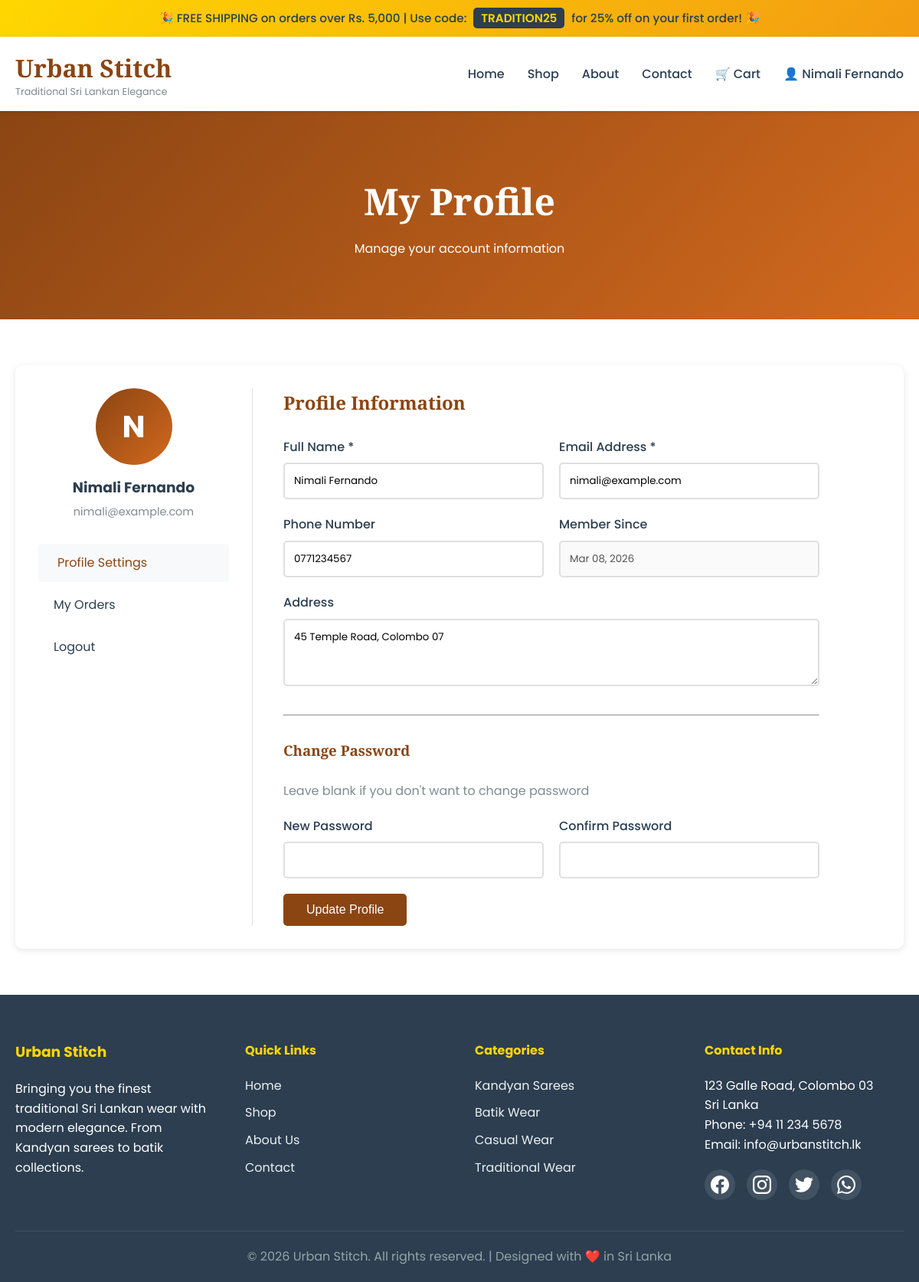
The app's page /profile.php (signed in) with its own data.
### tables this page shows
CREATE TABLE IF NOT EXISTS users (
    id INT AUTO_INCREMENT PRIMARY KEY,
    full_name VARCHAR(100) NOT NULL,
    email VARCHAR(100) NOT NULL UNIQUE,
    password VARCHAR(255) NOT NULL,
    phone VARCHAR(20),
    address TEXT,
    created_at TIMESTAMP DEFAULT CURRENT_TIMESTAMP
);

### profile.php (the view, shortened to what this page needs)
<?php
require_once 'config/database.php';
$user_id = $_SESSION['user_id'];
$user_query = mysqli_query($conn, "SELECT * FROM users WHERE id = $user_id");
$user = mysqli_fetch_assoc($user_query);
include 'includes/header.php';
?>
<section class="page-header">
    <div class="container">
        <h1>My Profile</h1>
        <p>Manage your account information</p>
    </div>
</section>
<section class="profile-section">
    <div class="container">
        <div class="profile-container">
            <div class="profile-sidebar">
                <div class="profile-avatar">
                    <div class="avatar-circle">
                        <?php echo strtoupper(substr($user['full_name'], 0, 1)); ?>
                    </div>
                    <h3><?php echo htmlspecialchars($user['full_name']); ?></h3>
                    <p><?php echo htmlspecialchars($user['email']); ?></p>
                </div>
                <div class="profile-menu">
                    <a href="profile.php" class="active">Profile Settings</a>
                    <a href="my-orders.php">My Orders</a>
                    <a href="logout.php">Logout</a>
                </div>
            </div>
            <div class="profile-content">
                <h2>Profile Information</h2>
                <form method="POST" action="profile.php" class="profile-form">
                    <div class="form-row">
                        <div class="form-group">
                            <label for="full_name">Full Name *</label>
                            <input type="text" id="full_name" name="full_name" required
                                   value="<?php echo htmlspecialchars($user['full_name']); ?>">
                        </div>
                        <div class="form-group">
                            <label for="email">Email Address *</label>
                            <input type="email" id="email" name="email" required
                                   value="<?php echo htmlspecialchars($user['email']); ?>">
                        </div>
                    </div>
                    <div class="form-row">
                        <div class="form-group">
                            <label for="phone">Phone Number</label>
                            <input type="tel" id="phone" name="phone"
                                   value="<?php echo htmlspecialchars($user['phone']); ?>">
                        </div>
                        <div class="form-group">
                            <label for="created_at">Member Since</label>
                            <input type="text" value="<?php echo date('M d, Y', strtotime($user['created_at'])); ?>" disabled>
                        </div>
                    </div>
                    <div class="form-group">
                        <label for="address">Address</label>
                        <textarea id="address" name="address" rows="3"><?php echo htmlspecialchars($user['address']); ?></textarea>
                    </div>
                    <hr style="margin: 30px 0;">
                    <h3>Change Password</h3>
                    <p style="color: #7f8c8d; margin-bottom: 20px;">Leave blank if you don't want to change password</p>
                    <div class="form-row">
                        <div class="form-group">
                            <label for="new_password">New Password</label>
                            <input type="password" id="new_password" name="new_password" minlength="6">
                        </div>
                        <div class="form-group">
                            <label for="confirm_password">Confirm Password</label>
                            <input type="password" id="confirm_password" name="confirm_password" minlength="6">
                        </div>
                    </div>
                    <button type="submit" class="btn btn-primary">Update Profile</button>
                </form>
            </div>
        </div>
    </div>
</section>
<?php
include 'includes/footer.php';
?>

### assets/css/style.css (style rules this page uses)
* { margin: 0; padding: 0; box-sizing: border-box; }
:root { --primary-color: #8B4513; --secondary-color: #D2691E; --accent-color: #FFD700; --text-dark: #2c3e50; --text-light: #7f8c8d; --bg-light: #f8f9fa; --white: #ffffff; --border-color: #e0e0e0; --success: #27ae60; --danger: #e74c3c; --warning: #f39c12; }
body { font-family: 'Poppins', sans-serif; color: var(--text-dark); line-height: 1.6; }
.container { max-width: 1200px; margin: 0 auto; padding: 0 20px; }
.btn { display: inline-block; padding: 12px 30px; border-radius: 5px; text-decoration: none; transition: all 0.3s; cursor: pointer; border: none; font-size: 1rem; font-weight: 500; }
.btn-primary { background: var(--primary-color); color: white; }
.page-header { background: linear-gradient(135deg, var(--primary-color), var(--secondary-color)); color: white; padding: 80px 0; text-align: center; }
.page-header h1 { font-family: 'Playfair Display', serif; font-size: 3rem; margin-bottom: 10px; }
.form-group { margin-bottom: 20px; }
.form-group label { display: block; margin-bottom: 8px; font-weight: 500; color: var(--text-dark); }
.form-group input, .form-group textarea, .form-group select { width: 100%; padding: 12px; border: 2px solid var(--border-color); border-radius: 5px; font-family: 'Poppins', sans-serif; transition: border-color 0.3s; }
.form-row { display: grid; grid-template-columns: 1fr 1fr; gap: 20px; }
.profile-section, .orders-section { padding: 60px 0; min-height: 60vh; }
.profile-container { display: grid; grid-template-columns: 280px 1fr; gap: 40px; background: white; border-radius: 10px; padding: 30px; box-shadow: 0 2px 10px rgba(0,0,0,0.1); }
.profile-sidebar { border-right: 1px solid var(--border-color); padding-right: 30px; }
.profile-avatar { text-align: center; margin-bottom: 30px; }
.avatar-circle { width: 100px; height: 100px; border-radius: 50%; background: linear-gradient(135deg, var(--primary-color), var(--secondary-color)); color: white; display: flex; align-items: center; justify-content: center; font-size: 2.5rem; font-weight: bold; margin: 0 auto 15px; }
.profile-avatar h3 { margin-bottom: 5px; color: var(--text-dark); }
.profile-avatar p { color: var(--text-light); font-size: 0.9rem; }
.profile-menu { display: flex; flex-direction: column; }
.profile-menu a { padding: 12px 20px; color: var(--text-dark); text-decoration: none; border-radius: 5px; margin-bottom: 5px; transition: all 0.3s; }
.profile-menu a:hover, .profile-menu a.active { background: var(--bg-light); color: var(--primary-color); padding-left: 25px; }
.profile-content h2, .profile-content h3 { font-family: 'Playfair Display', serif; color: var(--primary-color); margin-bottom: 25px; }
.profile-form { max-width: 700px; }
.btn { position: relative; overflow: hidden; }
.btn::before { content: ''; position: absolute; top: 50%; left: 50%; width: 0; height: 0; border-radius: 50%; background: rgba(255, 255, 255, 0.3); transform: translate(-50%, -50%); transition: width 0.6s, height 0.6s; }

### records on screen
users: full_name "N", full_name "Nimali Fernando", email "nimali@example.com", phone "0771234567", created_at "Mar 08, 2026", address "45 Temple Road, Colombo 07"

### other values on screen
$_SESSION['user_name'] "Nimali Fernando"
